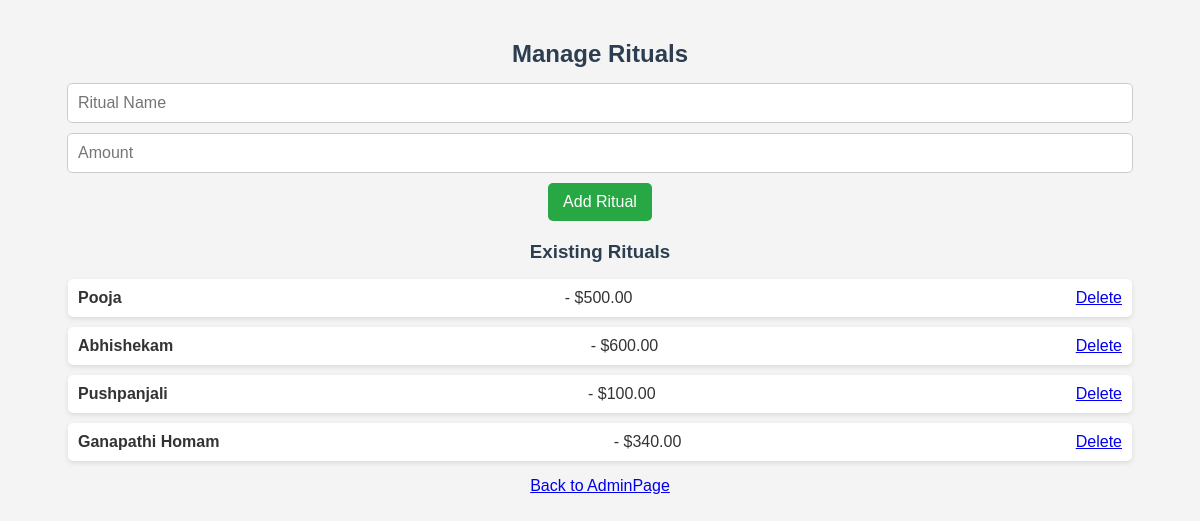
/manage-rituals/ (signed in), run on the app's committed database.
### temple/models.py (models this page shows, shortened)
class Ritual(models.Model):
    ritual = models.CharField(max_length=255)
    amount = models.DecimalField(max_digits=10, decimal_places=2)

### temple/views.py (the view)
# urls.py: path("manage-rituals/", temple.views.manage_rituals, name="manage_rituals"),
@login_required
def manage_rituals(request):
    rituals = Ritual.objects.all()
    if request.method == "POST":
        ritual_name = request.POST.get("ritual")
        amount = request.POST.get("amount")
        if ritual_name and amount:
            Ritual.objects.create(ritual=ritual_name, amount=amount)
            return redirect("manage_rituals")  # Refresh Page
    return render(request, "manage_rituals.html", {"rituals": rituals})

### Templates/manage_rituals.html (shortened to what this page needs)
<!DOCTYPE html>
<html lang="en">
<head>
</head>
<body>
    <h2>Manage Rituals</h2>
    <form method="POST">
        <input type="text" name="ritual" placeholder="Ritual Name" required>
        <input type="number" name="amount" placeholder="Amount" step="0.01" required>
        <button type="submit">Add Ritual</button>
    </form>
    <h3>Existing Rituals</h3>
    <ul>
        {% for ritual in rituals %}
            <li>
                <strong>{{ ritual.ritual }}</strong> - ${{ ritual.amount }}
                <a href="{% url 'delete_ritual' ritual.id %}">Delete</a>
            </li>
        {% endfor %}
    </ul>
    <a href="{% url 'admin_home' %}">Back to AdminPage</a>
</body>
</html>

### Templates/manage_rituals.html (style rules this page uses)
body { font-family: 'Arial', sans-serif; background-color: #f4f4f4; color: #333; text-align: center; margin: 0; padding: 20px; }
h2, h3 { color: #2c3e50; margin-bottom: 15px; }
form { display: flex; flex-direction: column; gap: 10px; align-items: center; margin-bottom: 20px; }
input { width: 90%; padding: 10px; border: 1px solid #ccc; border-radius: 5px; font-size: 16px; }
button { background: #28a745; color: white; font-size: 16px; padding: 10px 15px; border: none; border-radius: 5px; cursor: pointer; transition: background 0.3s ease-in-out; }
ul { list-style: none; padding: 0; }
li { background: #fff; margin: 10px auto; padding: 10px; width: 90%; border-radius: 5px; box-shadow: 0px 2px 5px rgba(0, 0, 0, 0.1); display: flex; justify-content: space-between; align-items: center; }

### data on the page
Ritual: ritual "Pooja", amount "500.00"
Ritual: ritual "Abhishekam", amount "600.00"
Ritual: ritual "Pushpanjali", amount "100.00"
Ritual: ritual "Ganapathi Homam", amount "340.00"
